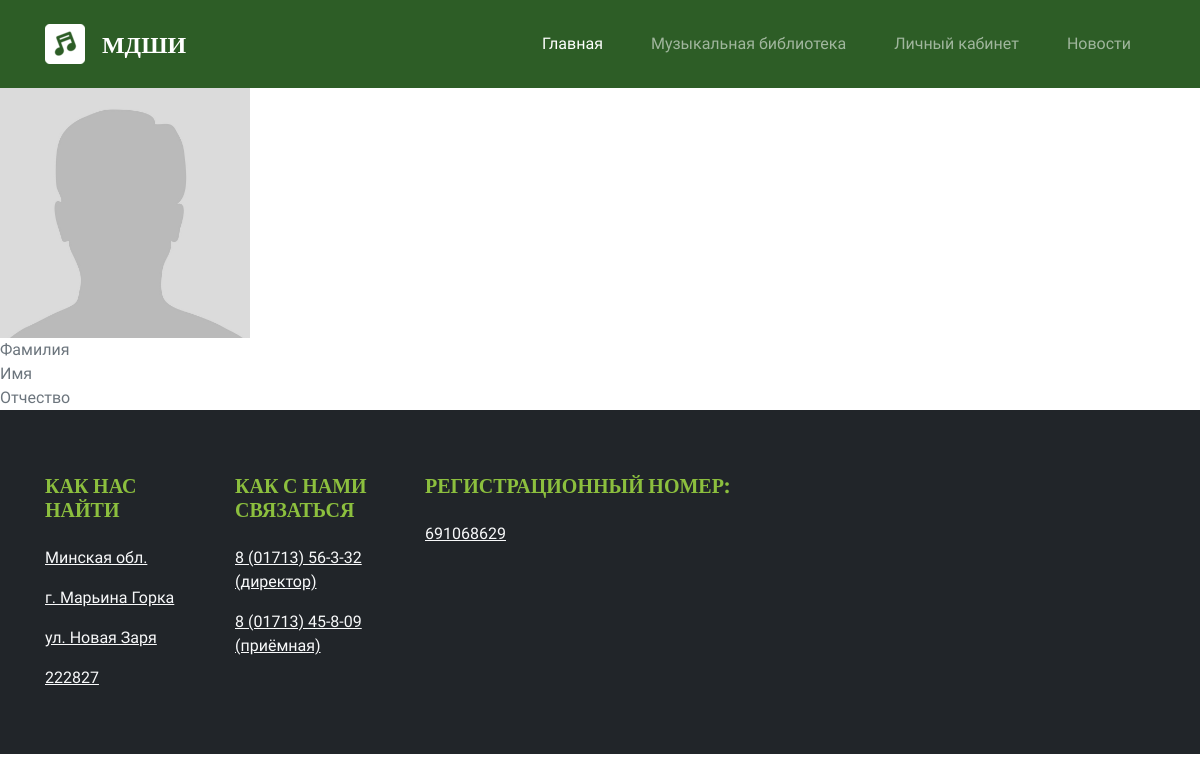
Screenshot of /student-info/29 with the database file from the repository.
### base/models.py (models this page shows)
class User(AbstractUser):
    STATUS_CHOICES = (
        ('admin', 'Администратор'),
        ('student', 'Ученик'),
        ('concertmaster', 'Концертмейстер'),
        ('editor', 'Редактор'),
        ('teacher', 'Учитель'),
    )
    f = models.CharField(max_length=200, null = False, default='Фамилия', verbose_name="Фамилия")
    i = models.CharField(max_length=200, null = False, default='Имя', verbose_name='Имя')
    o = models.CharField(max_length=200, null = False, default='Отчество', verbose_name='Отчество')
    department_name = models.CharField(max_length=200, null = False, default='Департамент', verbose_name='Департамент')
    teacher_name = models.CharField(max_length=200, null = False, default='Учитель', verbose_name='Учитель')
    instrument_name = models.CharField(max_length=200, null = False, default='Инструмент', verbose_name='Инструмент')
    teacher_number = PhoneNumberField(null=False, default='+375293123123', verbose_name='Номер учителя')
    years = models.CharField(max_length=
                             3, null=False, default='0', verbose_name='Продолжительность обучения')
    start_year = models.DateField(null=False, default= '2000-12-12', verbose_name='Дата начала обучения')
    user_number = PhoneNumberField(null=False, default='+375293123123', verbose_name='Телефон учащегося')
    parent_first_name = models.CharField(max_length=200, null=False, default='Имя представителя 1', verbose_name='ФИО Представителя 1')
    parent_first_number = PhoneNumberField(null=False, default='+375293123123', verbose_name='Телефон Представителя 1')
    parent_second_name = models.CharField(max_length=200, null=False, default='Имя представителя 2', verbose_name='Имя Представителя 2')
    parent_second_number = PhoneNumberField(null=False, default='+375293123123', verbose_name='Телефон Представителя 2')
    rewards = models.TextField(null=True, blank=True)
    bio = models.TextField(null=True, blank=True)
    status = models.CharField(max_length=20, choices=STATUS_CHOICES, null=False, default='student')
    avatar = models.ImageField(upload_to='images/', null=True,
                               default="images/profile-pictures/default.jpg",
                               verbose_name="Загрузите аватар для профиля")
    groups = models.ManyToManyField(GroupNumber, blank=True)
    subjects = models.ManyToManyField(Subject, blank=True)
    USERNAME_FIELD = 'username'
    REQUIRED_FIELDS = []

### base/views.py (the view)
# urls.py: path('student-info/<str:pk>', views.student_info, name='student-info'),
def student_info(request, pk):
    student = User.objects.get(id=pk)
    context = {"student": student}
    return render(request, 'base/student_info.html', context)

### base/templates/base/student_info.html
{% extends 'main.html' %}
{% block content %}
    <img width="250px" height="250px" src="{{ student.avatar.url }}">
    <div>{{ student.f }}</div>
    <div>{{ student.i }}</div>
    <div>{{ student.o }}</div>
{% endblock content %}

### rows the page displays
User: avatar (placeholder picture), f "Фамилия", i "Имя", o "Отчество"
